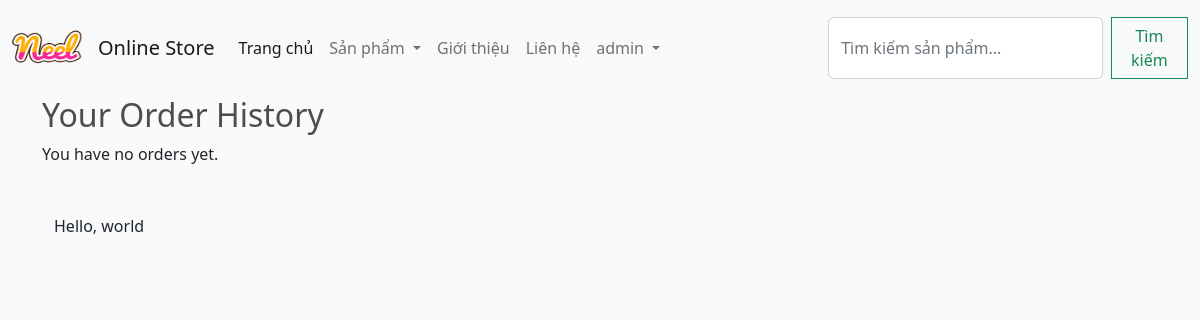
Before: /order_history/ (signed in) with the older database file.
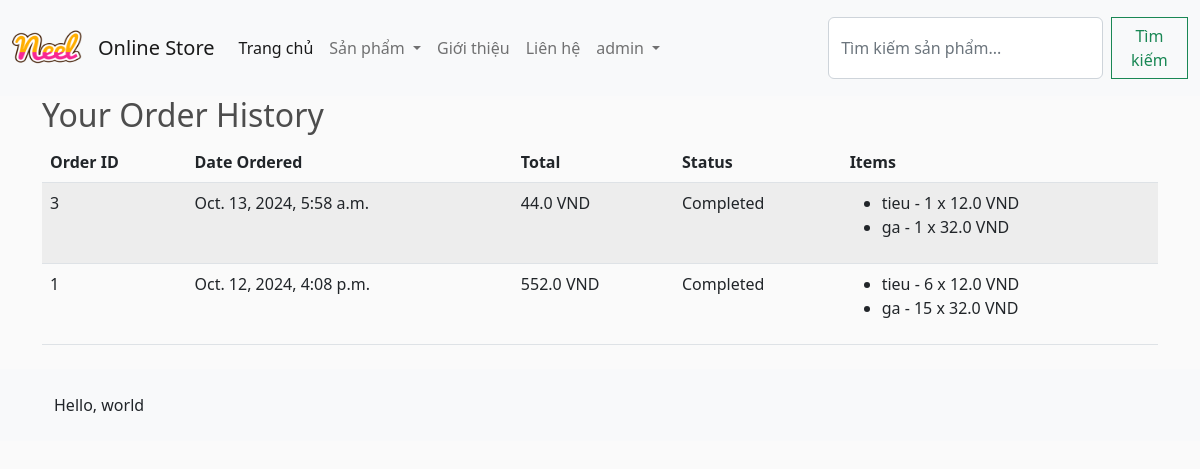
After: the same page with the newer database file.
### app/models.py (models this page shows, shortened)
class Order(models.Model):
    customer = models.ForeignKey(User, on_delete=models.SET_NULL, blank=True, null=True)
    date_order = models.DateTimeField(auto_now_add=True)
    complete = models.BooleanField(default=False, null=True, blank=False)
    transaction_id = models.CharField(max_length=200, null=True)
    @property
    def get_cart_total(self):
        orderitems = self.orderitem_set.all()
        total = sum([item.get_total for item in orderitems])
        return total

class OrderItem(models.Model):
    product = models.ForeignKey(Product, on_delete=models.PROTECT)
    order = models.ForeignKey(Order, on_delete=models.SET_NULL, blank=True, null=True)
    quantity = models.IntegerField(default=0, null=True, blank=True)
    date_added = models.DateTimeField(auto_now_add=True)
    @property
    def get_total(self):
        total = self.product.price * self.quantity
        return total

class Product(models.Model):
    category = models.ManyToManyField(Category, related_name="product")
    name = models.CharField(max_length=200, null=True)
    price = models.FloatField()
    digital = models.BooleanField(default=False, null=True, blank=False)
    image = models.ImageField(null=True, blank=True)  # Ensure this is present

### app/views.py (the view)
# urls.py: path("order_history/", views.order_history, name="order_history"),
def order_history(request):
    if request.user.is_authenticated:
        customer = request.user
        orders = Order.objects.filter(customer=customer, complete=True).order_by(
            "-date_order"
        )
        order_items = []
        for order in orders:
            items = order.orderitem_set.all()
            order_items.append((order, items))
    else:
        orders = []
        order_items = []
    context = {
        "orders": orders,
        "order_items": order_items,
    }
    return render(request, "app/order_history.html", context)

### app/templates/app/order_history.html
{% extends 'app/base.html' %}
{% load static %}
{% block main-content %}
<div class="container">
    <h2>Your Order History</h2>
    {% if orders %}
        <table class="table table-striped">
            <thead>
                <tr>
                    <th>Order ID</th>
                    <th>Date Ordered</th>
                    <th>Total</th>
                    <th>Status</th>
                    <th>Items</th>
                </tr>
            </thead>
            <tbody>
                {% for order in orders %}
                <tr>
                    <td>{{ order.id }}</td>
                    <td>{{ order.date_order }}</td>
                    <td>{{ order.get_cart_total }} VND</td>
                    <td>{{ order.complete|yesno:"Completed,Pending" }}</td>
                    <td>
                        <ul>
                            {% for item in order.orderitem_set.all %}
                                <li>{{ item.product.name }} - {{ item.quantity }} x {{ item.product.price }} VND</li>
                            {% endfor %}
                        </ul>
                    </td>
                </tr>
                {% endfor %}
            </tbody>
        </table>
    {% else %}
        <p>You have no orders yet.</p>
    {% endif %}
</div>
{% endblock %}

### app/templates/app/base.html (shortened to what this page needs)
{% load static %}
<!DOCTYPE html>
<html>
<head>
    <link href="https://cdn.jsdelivr.net/npm/bootstrap@5.2.3/dist/css/bootstrap.min.css" rel="stylesheet">
    <link href="{% static 'app/css/style.css' %}" rel="stylesheet">
    <link href="{% static 'app/css/owl.carousel.min.css' %}" rel="stylesheet">
    <link href="{% static 'app/css/all.min.css' %}" rel="stylesheet">
    <link href="{% static 'app/css/main.css' %}" rel="stylesheet">
</head>
<body>
  <nav class="navbar navbar-expand-lg navbar-light bg-light">
      <div class="container-fluid">
          <a class="navbar-brand" href="{% url 'home' %}">
              <img src="{% static 'app/images/Neel.png' %}" width="70" height="70" alt="Logo"/>
          </a>
          <a class="navbar-brand" href="{% url 'home' %}">Online Store</a>
          <div class="collapse navbar-collapse" id="navbarSupportedContent">
              <ul class="navbar-nav me-auto mb-2 mb-lg-0">
                  <li class="nav-item">
                      <a class="nav-link active" aria-current="page" href="{% url 'home' %}">Trang chủ</a>
                      <li class="nav-item dropdown">
                        <a class="nav-link dropdown-toggle" href="#" id="navbarDropdown" role="button" data-bs-toggle="dropdown" aria-expanded="false">
                            Sản phẩm
                        </a>
                    </li>
                  <li class="nav-item">
                      <a class="nav-link" href="#">Giới thiệu</a>
                  </li>
                  <li class="nav-item">
                      <a class="nav-link" href="#">Liên hệ</a>
                  </li>
                {% if user.is_authenticated %}
                <li class="nav-item dropdown">
                    <a class="nav-link dropdown-toggle" href="#" id="navbarDropdownUser" role="button" data-bs-toggle="dropdown" aria-expanded="false">
                        {{request.user}}
                    </a>
                </li>
                {% endif %}
              </ul>
              <form class="d-flex" method="GET" action="{% url 'search' %}">
                <input class="form-control me-2" type="search" name="q" placeholder="Tìm kiếm sản phẩm..." aria-label="Search" value="{{ request.GET.q }}">
                <button class="btn btn-outline-success" type="submit">Tìm kiếm</button>
            </form>
          </div>
      </div>
  </nav>
  <main>
      {% block main-content %}{% endblock main-content %}
  </main>
  <footer class="bg-light text-center text-lg-start mt-4">
      <div class="container p-4">
          Hello, world
      </div>
  </footer>
</body>
</html>

### app/static/app/css/main.css (style rules this page uses)
body { background-color: hsl(0, 0%, 98%); }
h1,h2,h3,h4,h5,h6 { color:hsl(0, 0%, 30%); }
.btn { border-radius: 0; }

Changed rows visible on the page:
added Order: id "3", date_order "Oct. 13, 2024, 5:58 a.m.", get_cart_total "44.0", complete "Completed"
added OrderItem: product.name "tieu", quantity "1", product.price "12.0", shown under "3"
added OrderItem: product.name "ga", quantity "1", product.price "32.0", shown under "3"
now on this page (row edited): Order: id "1", date_order "Oct. 12, 2024, 4:08 p.m.", get_cart_total "552.0", complete "Completed"
now on this page (row unchanged): OrderItem: product.name "tieu", quantity "6", product.price "12.0", shown under "1"
now on this page (row unchanged): OrderItem: product.name "ga", quantity "15", product.price "32.0", shown under "1"
Other visible differences:
text no longer shown: "You have no orders yet."
text now shown: "Order ID Date Ordered Total Status Items"
